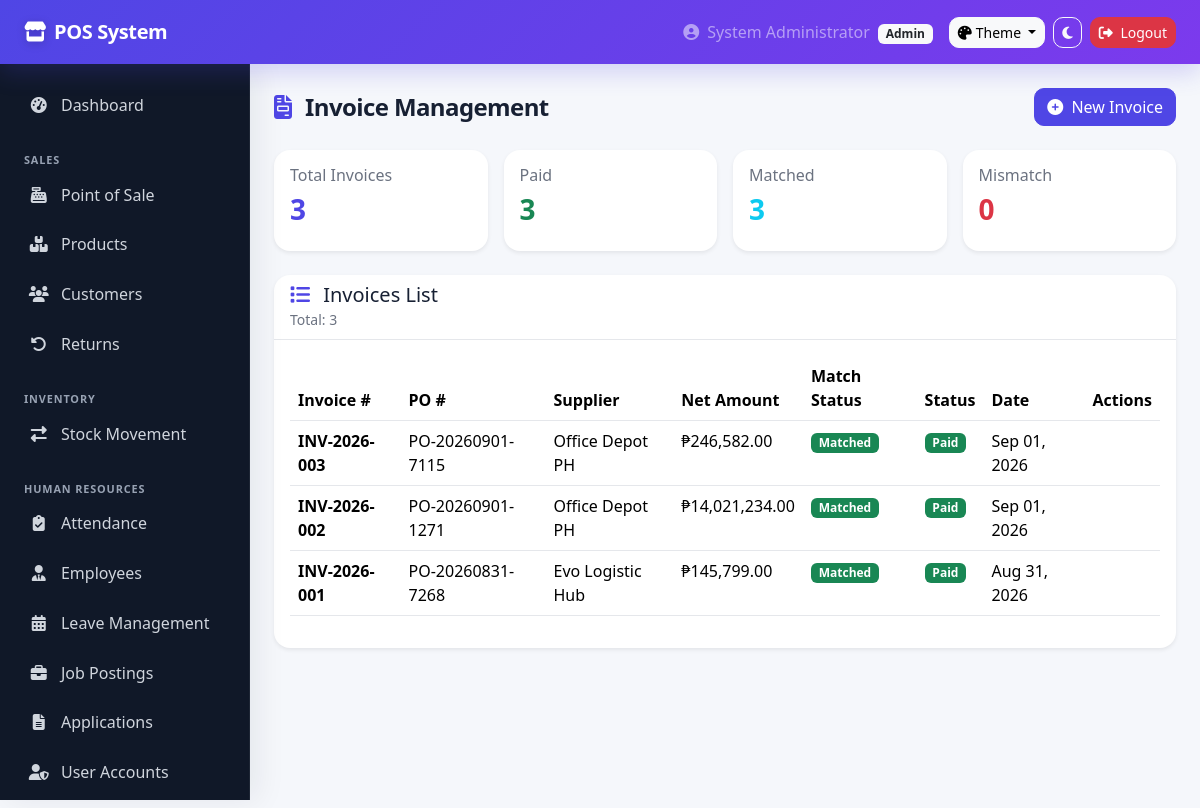
Page /modules/procurement/invoices.php (signed in) on the committed database.
### tables this page shows
CREATE TABLE `invoices` (
  `id` int(11) NOT NULL,
  `invoice_number` varchar(50) NOT NULL,
  `po_id` int(11) DEFAULT NULL,
  `supplier_id` int(11) DEFAULT NULL,
  `invoice_date` date DEFAULT NULL,
  `total_amount` decimal(12,2) DEFAULT NULL,
  `tax_amount` decimal(10,2) DEFAULT 0.00,
  `net_amount` decimal(12,2) DEFAULT NULL,
  `status` enum('received','matched','pending_payment','paid','rejected') DEFAULT 'received',
  `match_status` enum('pending','matched','mismatch') DEFAULT 'pending',
  `received_at` timestamp NOT NULL DEFAULT current_timestamp(),
  `paid_at` timestamp NULL DEFAULT NULL,
  `notes` text DEFAULT NULL
);

CREATE TABLE `purchase_orders` (
  `id` int(11) NOT NULL,
  `po_number` varchar(50) NOT NULL,
  `requisition_id` int(11) DEFAULT NULL,
  `supplier_id` int(11) DEFAULT NULL,
  `quotation_id` int(11) DEFAULT NULL,
  `total_amount` decimal(12,2) DEFAULT NULL,
  `tax` decimal(10,2) DEFAULT 0.00,
  `shipping_cost` decimal(10,2) DEFAULT 0.00,
  `grand_total` decimal(12,2) DEFAULT NULL,
  `payment_terms` varchar(50) DEFAULT NULL,
  `delivery_date` date DEFAULT NULL,
  `status` enum('draft','pending_approval','approved','partially_received','sent','acknowledged','fulfilled','closed','cancelled') DEFAULT 'draft',
  `finance_approver_id` int(11) DEFAULT NULL,
  `procurement_officer_id` int(11) DEFAULT NULL,
  `created_at` timestamp NOT NULL DEFAULT current_timestamp(),
  `approved_at` timestamp NULL DEFAULT NULL,
  `sent_at` timestamp NULL DEFAULT NULL
);

CREATE TABLE `suppliers` (
  `id` int(11) NOT NULL,
  `supplier_code` varchar(50) NOT NULL,
  `company_name` varchar(100) NOT NULL,
  `contact_person` varchar(100) DEFAULT NULL,
  `email` varchar(100) DEFAULT NULL,
  `phone` varchar(20) DEFAULT NULL,
  `address` text DEFAULT NULL,
  `tax_id` varchar(50) DEFAULT NULL,
  `payment_terms` varchar(50) DEFAULT 'Net 30',
  `lead_time_days` int(11) DEFAULT 7,
  `rating` decimal(3,2) DEFAULT 0.00,
  `is_active` tinyint(1) DEFAULT 1,
  `created_at` timestamp NOT NULL DEFAULT current_timestamp()
);

### modules/procurement/invoices.php (the view, shortened to what this page needs)
<?php
$db = getDB();
$invoices = $db->query("
    SELECT i.*, po.po_number, s.company_name
    FROM invoices i
    JOIN purchase_orders po ON i.po_id = po.id
    JOIN suppliers s ON i.supplier_id = s.id
    ORDER BY i.received_at DESC
")->fetchAll();
$stats = [
    'total' => $db->query("SELECT COUNT(*) FROM invoices")->fetchColumn(),
    'paid' => $db->query("SELECT COUNT(*) FROM invoices WHERE status = 'paid'")->fetchColumn(),
    'matched' => $db->query("SELECT COUNT(*) FROM invoices WHERE match_status = 'matched'")->fetchColumn(),
    'mismatch' => $db->query("SELECT COUNT(*) FROM invoices WHERE match_status = 'mismatch'")->fetchColumn(),
];
?>
<!DOCTYPE html>
<html lang="en" data-bs-theme="light" data-pos-theme="light" data-pos-palette="indigo">
<head>
    <link href="<?php echo BASE_PATH; ?>assets/vendor/bootstrap/bootstrap.min.css?v=20260913" rel="stylesheet">
    <link rel="stylesheet" href="<?php echo BASE_PATH; ?>assets/vendor/fontawesome/all.min.css?v=20260913">
    <link rel="stylesheet" href="<?php echo BASE_PATH; ?>assets/css/custom.css?v=20260913">
</head>
<body>
    <?php include BASE_PATH . 'includes/header.php'; ?>
    <div class="d-flex">
        <?php include BASE_PATH . 'includes/sidebar.php'; ?>
        <div class="main-content flex-grow-1 p-4">
            <div class="d-flex justify-content-between align-items-center mb-4">
                <h4 class="mb-0"><i class="fas fa-file-invoice me-2 text-primary"></i> Invoice Management</h4>
                <button class="btn btn-primary" data-bs-toggle="modal" data-bs-target="#addInvoiceModal">
                    <i class="fas fa-plus-circle me-1"></i> New Invoice
                </button>
            </div>
            <div class="row g-3 mb-4">
                <div class="col-md-3">
                    <div class="card border-0 shadow-sm">
                        <div class="card-body">
                            <h6 class="text-muted">Total Invoices</h6>
                            <h3 class="fw-bold text-primary"><?php echo $stats['total']; ?></h3>
                        </div>
                    </div>
                </div>
                <div class="col-md-3">
                    <div class="card border-0 shadow-sm">
                        <div class="card-body">
                            <h6 class="text-muted">Paid</h6>
                            <h3 class="fw-bold text-success"><?php echo $stats['paid']; ?></h3>
                        </div>
                    </div>
                </div>
                <div class="col-md-3">
                    <div class="card border-0 shadow-sm">
                        <div class="card-body">
                            <h6 class="text-muted">Matched</h6>
                            <h3 class="fw-bold text-info"><?php echo $stats['matched']; ?></h3>
                        </div>
                    </div>
                </div>
                <div class="col-md-3">
                    <div class="card border-0 shadow-sm">
                        <div class="card-body">
                            <h6 class="text-muted">Mismatch</h6>
                            <h3 class="fw-bold text-danger"><?php echo $stats['mismatch']; ?></h3>
                        </div>
                    </div>
                </div>
            </div>
            <div class="card border-0 shadow-sm">
                <div class="card-header bg-transparent">
                    <h5 class="mb-0"><i class="fas fa-list me-2 text-primary"></i> Invoices List</h5>
                    <small class="text-muted">Total: <?php echo count($invoices); ?></small>
                </div>
                <div class="card-body table-responsive">
                    <?php if (empty($invoices)): ?>
                        <div class="alert alert-info">
                            <i class="fas fa-info-circle me-2"></i> No invoices found.
                            <br><small>Invoices are created automatically when accepted goods are posted.</small>
                        </div>
                    <?php else: ?>
                    <table class="table table-hover">
                        <thead>
                            <tr>
                                <th>Invoice #</th>
                                <th>PO #</th>
                                <th>Supplier</th>
                                <th>Net Amount</th>
                                <th>Match Status</th>
                                <th>Status</th>
                                <th>Date</th>
                                <th>Actions</th>
                            </tr>
                        </thead>
                        <tbody>
                            <?php foreach($invoices as $inv): ?>
                            <tr>
                                <td><strong><?php echo $inv['invoice_number']; ?></strong></td>
                                <td><?php echo $inv['po_number']; ?></td>
                                <td><?php echo $inv['company_name']; ?></td>
                                <td>₱<?php echo number_format($inv['net_amount'], 2); ?></td>
                                <td>
                                    <span class="badge bg-<?php echo $inv['match_status'] === 'matched' ? 'success' : ($inv['match_status'] === 'mismatch' ? 'danger' : 'warning'); ?>">
                                        <?php echo ucfirst($inv['match_status']); ?>
                                    </span>
                                </td>
                                <td>
                                    <span class="badge bg-<?php echo $inv['status'] === 'paid' ? 'success' : ($inv['status'] === 'rejected' ? 'danger' : 'warning'); ?>">
                                        <?php echo ucfirst($inv['status']); ?>
                                    </span>
                                </td>
                                <td><?php echo date('M d, Y', strtotime($inv['invoice_date'])); ?></td>
                                <td>
                                </td>
                            </tr>
                            <?php endforeach; ?>
                        </tbody>
                    </table>
                    <?php endif; ?>
                </div>
            </div>
        </div>
    </div>
</body>
</html>

### assets/css/custom.css (style rules this page uses)
:root { --pos-primary: #4f46e5; --pos-primary-rgb: 79,70,229; --pos-primary-2: #7c3aed; --pos-accent: #06b6d4; --pos-bg: #f5f7fb; --pos-surface: #ffffff; --pos-surface-2: #f8fafc; --pos-border: #e5e7eb; --pos-text: #172033; --pos-muted: #6b7280; --pos-sidebar: #101828; --pos-sidebar-text: #d0d5dd; --pos-shadow: 0 10px 30px rgba(15, 23, 42, .08); --pos-radius: 16px; --pos-transition: 260ms cubic-bezier(.2,.8,.2,1); }
html[data-pos-palette="indigo"] { --pos-primary:#4f46e5; --pos-primary-rgb:79,70,229; --pos-primary-2:#7c3aed; }
html { scroll-behavior:smooth; }
body { background: var(--pos-bg); color: var(--pos-text); transition: background-color var(--pos-transition), color var(--pos-transition); }
:root, html[data-pos-theme="dark"] { --bs-primary: var(--pos-primary); --bs-primary-rgb: var(--pos-primary-rgb); --bs-link-color: var(--pos-primary); --bs-link-hover-color: var(--pos-primary-2); --bs-body-bg: var(--pos-bg); --bs-body-color: var(--pos-text); --bs-border-color: var(--pos-border); }
.text-primary { color: var(--pos-primary) !important; }
.btn-primary { --bs-btn-bg: var(--pos-primary); --bs-btn-border-color: var(--pos-primary); --bs-btn-hover-bg: var(--pos-primary-2); --bs-btn-hover-border-color: var(--pos-primary-2); --bs-btn-active-bg: var(--pos-primary-2); --bs-btn-active-border-color: var(--pos-primary-2); }
.main-content { min-width: 0; padding-bottom: 2.5rem !important; }
.card, .modal-content, .dropdown-menu, .offcanvas { background-color: var(--pos-surface); color: var(--pos-text); border-color: var(--pos-border) !important; border-radius: var(--pos-radius) !important; box-shadow: var(--pos-shadow); }
.card { overflow: hidden; transition: transform var(--pos-transition), box-shadow var(--pos-transition), background-color var(--pos-transition); }
.card-header, .card-footer { border-color: var(--pos-border) !important; }
.card-header.bg-transparent { background: transparent !important; }
.table { --bs-table-bg: transparent; color: var(--pos-text); }
.table > :not(caption) > * > * { border-bottom-color: var(--pos-border); }
.text-muted { color: var(--pos-muted) !important; }
.page-title, .main-content > .d-flex:first-child h4 { font-weight: 750; letter-spacing: -.025em; }
.btn { border-radius: 10px; transition: transform var(--pos-transition), box-shadow var(--pos-transition), background-color var(--pos-transition); }
*, *::before, *::after { transition-property: background-color, border-color, color, box-shadow; transition-duration: 180ms; transition-timing-function: ease; }
.main-content { min-width:0;min-height:calc(100vh - 56px) }
:root { --pos-sidebar-expanded: 250px; --pos-sidebar-collapsed: 78px; --pos-topbar-height: 64px; }

### rows in the picture
invoices: invoice_number "INV-2026-003", po.po_number "PO-20260901-7115", supplier.company_name "Office Depot PH", net_amount "246,582.00", match_status "Matched", status "Paid", invoice_date "Sep 01, 2026"
invoices: invoice_number "INV-2026-002", po.po_number "PO-20260901-1271", supplier.company_name "Office Depot PH", net_amount "14,021,234.00", match_status "Matched", status "Paid", invoice_date "Sep 01, 2026"
invoices: invoice_number "INV-2026-001", po.po_number "PO-20260831-7268", supplier.company_name "Evo Logistic Hub", net_amount "145,799.00", match_status "Matched", status "Paid", invoice_date "Aug 31, 2026"

### other values in the picture
$siteTitle "POS System"
$_SESSION['full_name'] "System Administrator"
$_SESSION['role'] "Admin"
$stats['total'] "3"
$stats['paid'] "3"
$stats['matched'] "3"
$stats['mismatch'] "0"
count($invoices) "3"
